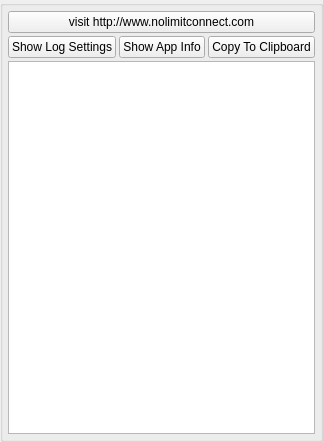
<?xml version="1.0" encoding="UTF-8"?>
<ui version="4.0">
 <class>AppletLogUi</class>
 <widget class="QWidget" name="AppletLogUi">
  <property name="geometry">
   <rect>
    <x>0</x>
    <y>0</y>
    <width>302</width>
    <height>442</height>
   </rect>
  </property>
  <property name="sizePolicy">
   <sizepolicy hsizetype="Expanding" vsizetype="Expanding">
    <horstretch>0</horstretch>
    <verstretch>0</verstretch>
   </sizepolicy>
  </property>
  <property name="minimumSize">
   <size>
    <width>0</width>
    <height>0</height>
   </size>
  </property>
  <property name="maximumSize">
   <size>
    <width>16777215</width>
    <height>16777215</height>
   </size>
  </property>
  <property name="windowTitle">
   <string>Application Log</string>
  </property>
  <layout class="QVBoxLayout" name="verticalLayout">
   <property name="spacing">
    <number>0</number>
   </property>
   <property name="leftMargin">
    <number>0</number>
   </property>
   <property name="topMargin">
    <number>0</number>
   </property>
   <property name="rightMargin">
    <number>0</number>
   </property>
   <property name="bottomMargin">
    <number>0</number>
   </property>
   <item>
    <widget class="QGroupBox" name="StyledDlgItemsBox">
     <property name="sizePolicy">
      <sizepolicy hsizetype="Expanding" vsizetype="Expanding">
       <horstretch>0</horstretch>
       <verstretch>0</verstretch>
      </sizepolicy>
     </property>
     <property name="minimumSize">
      <size>
       <width>0</width>
       <height>0</height>
      </size>
     </property>
     <property name="title">
      <string/>
     </property>
     <layout class="QVBoxLayout" name="verticalLayout_2">
      <property name="spacing">
       <number>3</number>
      </property>
      <property name="leftMargin">
       <number>5</number>
      </property>
      <property name="topMargin">
       <number>5</number>
      </property>
      <property name="rightMargin">
       <number>5</number>
      </property>
      <property name="bottomMargin">
       <number>5</number>
      </property>
      <item>
       <widget class="QPushButton" name="gotoWebsiteButton">
        <property name="sizePolicy">
         <sizepolicy hsizetype="Minimum" vsizetype="Preferred">
          <horstretch>0</horstretch>
          <verstretch>0</verstretch>
         </sizepolicy>
        </property>
        <property name="text">
         <string>visit http://www.nolimitconnect.com</string>
        </property>
       </widget>
      </item>
      <item>
       <layout class="QHBoxLayout" name="horizontalLayout">
        <item>
         <widget class="QPushButton" name="m_LogSettingsButton">
          <property name="text">
           <string>Show Log Settings</string>
          </property>
         </widget>
        </item>
        <item>
         <widget class="QPushButton" name="pushButton">
          <property name="text">
           <string>Show App Info</string>
          </property>
         </widget>
        </item>
        <item>
         <widget class="QPushButton" name="m_CopyToClipboardButton">
          <property name="text">
           <string>Copy To Clipboard</string>
          </property>
         </widget>
        </item>
       </layout>
      </item>
      <item>
       <widget class="QPlainTextEdit" name="m_LogPlainTextEdit"/>
      </item>
     </layout>
    </widget>
   </item>
  </layout>
 </widget>
 <resources/>
 <connections/>
</ui>
